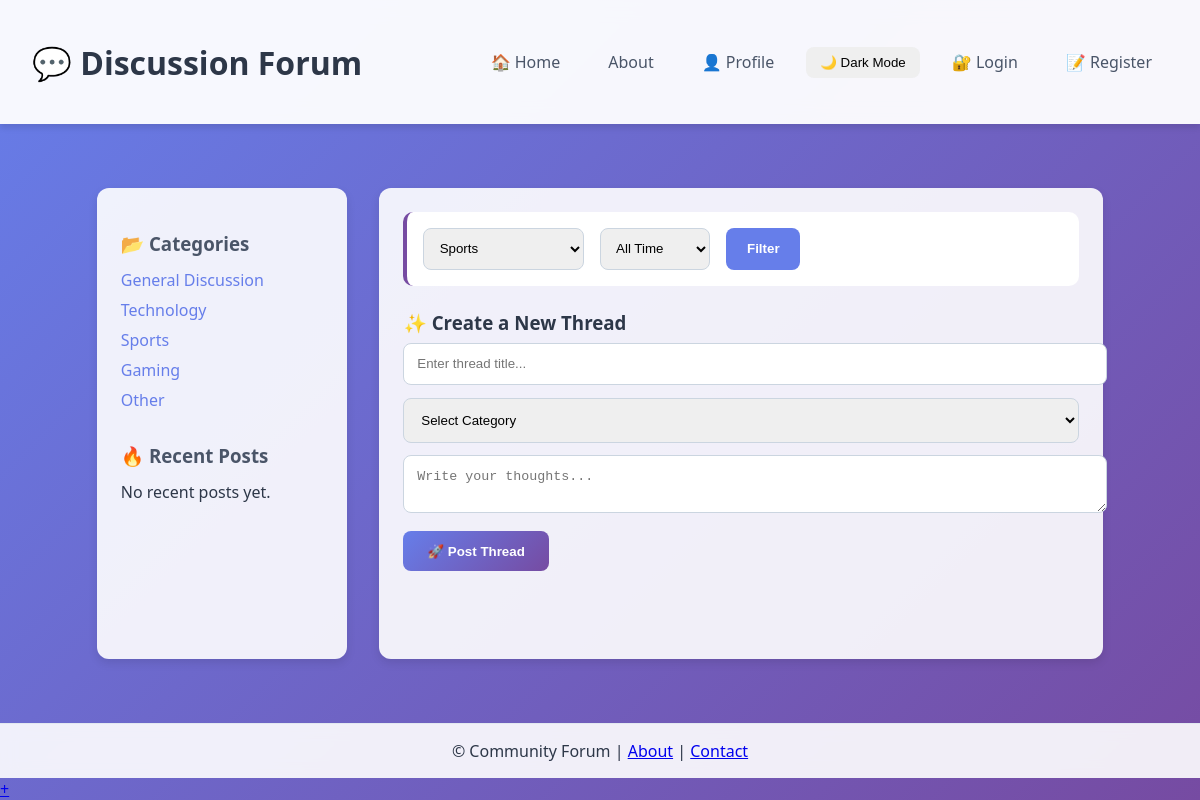
The page /chat/?category=3 on the database its author committed.
### chat/models.py (models this page shows, shortened)
class Category(models.Model):
    name = models.CharField(max_length=100, unique=True)
    description = models.TextField(blank=True)
    created_at = models.DateTimeField(auto_now_add=True)

### chat/views.py (the view)
# urls.py: path('', views.index, name='index'),
def index(request):
    query = request.GET.get('q', '')
    category_id = request.GET.get('category', '')
    threads = Thread.objects.all().order_by('-created_at')
    if query:
        threads = threads.filter(
            Q(title__icontains=query) |
            Q(content__icontains=query) |
            Q(author__username__icontains=query)
        )
    if category_id:
        threads = threads.filter(category_id=category_id)
    paginator = Paginator(threads, 10)
    page_number = request.GET.get('page')
    page_obj = paginator.get_page(page_number)
    categories = Category.objects.all()
    unread_notifications = 0
    if request.user.is_authenticated:
        unread_notifications = Notification.objects.filter(
            user=request.user, is_read=False
        ).count()
    return render(request, 'index.html', {
        'page_obj': page_obj,
        'categories': categories,
        'query': query,
        'selected_category': category_id,
        'unread_notifications': unread_notifications,
    })

### chat/templates/index.html (shortened to what this page needs)
{% extends 'base.html' %}
{% load static %}
{% block content %}
<main>
    <aside>
        <div class="sidebar-card">
            <h3>📂 Categories</h3>
            <ul>
                {% for category in categories %}
                    <li><a href="?category={{ category.id }}">{{ category.name }}</a></li>
                {% endfor %}
            </ul>
        </div>
        <div class="sidebar-card">
            <h3>🔥 Recent Posts</h3>
            <ul>
                {% for thread in page_obj|slice:":5" %}
                    <li><a href="#thread-{{ thread.id }}">{{ thread.title|truncatechars:30 }}</a></li>
                {% empty %}
                    <li>No recent posts yet.</li>
                {% endfor %}
            </ul>
        </div>
    </aside>
    <section class="main">
        <div class="filters">
            <form method="GET" style="display:flex; flex-wrap:wrap; gap:1rem;">
                <select name="category" class="filter-select">
                    {% for category in categories %}
                    <option value="{{ category.id }}"
                        {% if selected_category == category.id|stringformat:"s" %}selected{% endif %}>
                        {{ category.name }}
                    </option>
                    {% endfor %}
                </select>
                <select name="time" class="filter-select">
                    <option value="">All Time</option>
                </select>
                <button type="submit" class="filter-btn">Filter</button>
            </form>
        </div>
        <div class="new-thread">
            <h3>✨ Create a New Thread</h3>
            <input type="text" id="thread-title" placeholder="Enter thread title...">
            <select id="thread-category">
                <option value="">Select Category</option>
            </select>
            <textarea id="thread-content" placeholder="Write your thoughts..."></textarea>
            <button onclick="createThread()">🚀 Post Thread</button>
        </div>
    </section>
</main>
{% endblock %}

### chat/templates/base.html (style rules this page uses)
body { font-family: 'Segoe UI', Tahoma, Geneva, Verdana, sans-serif; background: linear-gradient(135deg, #667eea 0%, #764ba2 100%); color: #2d3748; margin: 0; padding: 0; min-height: 100vh; display: flex; flex-direction: column; transition: background 0.3s, color 0.3s; }
main { flex: 1; max-width: 1400px; margin: 2rem auto; padding: 0 2rem; transition: color 0.3s; }

### chat/templates/index.html (style rules this page uses)
body { font-family: 'Segoe UI', Tahoma, Geneva, Verdana, sans-serif; background: linear-gradient(135deg, #667eea 0%, #764ba2 100%); color: #2d3748; margin: 0; padding: 0; min-height: 100vh; display: flex; flex-direction: column; }
main { flex: 1; max-width: 1400px; margin: 2rem auto; padding: 0 2rem; display: flex; gap: 2rem; }
aside { flex: 0.3; background: rgba(255, 255, 255, 0.9); padding: 1.5rem; border-radius: 12px; box-shadow: 0 4px 10px rgba(0, 0, 0, 0.1); }
.sidebar-card { margin-bottom: 2rem; }
.sidebar-card h3 { color: #4a5568; margin-bottom: 0.8rem; }
.sidebar-card ul { list-style: none; padding: 0; margin: 0; }
.sidebar-card ul li { margin-bottom: 0.5rem; }
.sidebar-card ul li a { color: #667eea; text-decoration: none; transition: 0.2s; }
.main { flex: 1; background: rgba(255, 255, 255, 0.9); padding: 1.5rem; border-radius: 12px; box-shadow: 0 4px 10px rgba(0, 0, 0, 0.1); }
.filters { margin-bottom: 1.5rem; background: white; padding: 1rem; border-radius: 10px; border-left: 4px solid #764ba2; }
.filter-select { padding: 0.7rem; border-radius: 8px; border: 1px solid #cbd5e0; }
.filter-btn { padding: 0.7rem 1.3rem; background: #667eea; border: none; border-radius: 8px; color: white; cursor: pointer; font-weight: bold; }
.new-thread { margin-bottom: 2rem; }
.new-thread h3 { margin-bottom: 0.5rem; }
.new-thread input, .new-thread select, .new-thread textarea { width: 100%; padding: 0.8rem; margin-bottom: 0.8rem; border-radius: 8px; border: 1px solid #cbd5e0; }
.new-thread button { background: linear-gradient(135deg, #667eea 0%, #764ba2 100%); color: white; padding: 0.8rem 1.5rem; border: none; border-radius: 8px; cursor: pointer; font-weight: bold; transition: 0.3s; }

### rows shown on the page
Category: name "General Discussion"
Category: name "Technology"
Category: name "Sports"
Category: name "Gaming"
Category: name "Other"

### other values the page prints
form field category "Sports"
